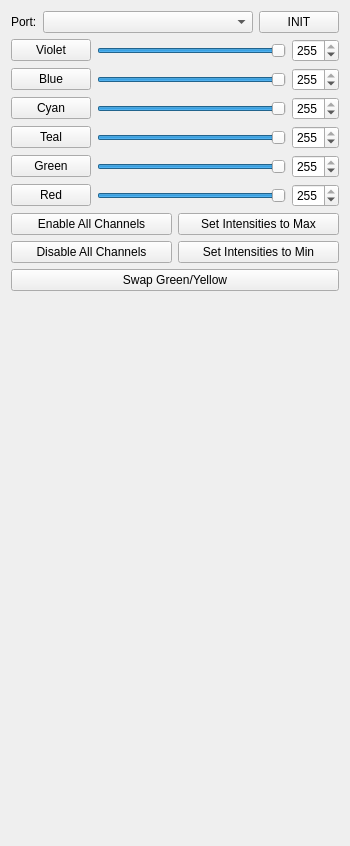
<?xml version="1.0" encoding="UTF-8"?>
<ui version="4.0">
 <class>lightEnginePanel</class>
 <widget class="QWidget" name="lightEnginePanel">
  <property name="geometry">
   <rect>
    <x>0</x>
    <y>0</y>
    <width>350</width>
    <height>846</height>
   </rect>
  </property>
  <property name="sizePolicy">
   <sizepolicy hsizetype="MinimumExpanding" vsizetype="MinimumExpanding">
    <horstretch>0</horstretch>
    <verstretch>0</verstretch>
   </sizepolicy>
  </property>
  <property name="minimumSize">
   <size>
    <width>350</width>
    <height>0</height>
   </size>
  </property>
  <property name="maximumSize">
   <size>
    <width>1024</width>
    <height>16777215</height>
   </size>
  </property>
  <property name="windowTitle">
   <string>Form</string>
  </property>
  <layout class="QVBoxLayout" name="verticalLayout_2">
   <item>
    <layout class="QHBoxLayout" name="horizontalLayout_7">
     <item>
      <widget class="QLabel" name="label">
       <property name="text">
        <string>Port:</string>
       </property>
      </widget>
     </item>
     <item>
      <widget class="QComboBox" name="portComboBox">
       <property name="sizePolicy">
        <sizepolicy hsizetype="MinimumExpanding" vsizetype="Fixed">
         <horstretch>0</horstretch>
         <verstretch>0</verstretch>
        </sizepolicy>
       </property>
      </widget>
     </item>
     <item>
      <widget class="QPushButton" name="initButton">
       <property name="sizePolicy">
        <sizepolicy hsizetype="Fixed" vsizetype="Fixed">
         <horstretch>80</horstretch>
         <verstretch>0</verstretch>
        </sizepolicy>
       </property>
       <property name="text">
        <string>INIT</string>
       </property>
       <property name="autoDefault">
        <bool>false</bool>
       </property>
       <property name="default">
        <bool>false</bool>
       </property>
       <property name="flat">
        <bool>false</bool>
       </property>
      </widget>
     </item>
    </layout>
   </item>
   <item>
    <layout class="QVBoxLayout" name="verticalLayout">
     <property name="sizeConstraint">
      <enum>QLayout::SetDefaultConstraint</enum>
     </property>
     <item>
      <layout class="QHBoxLayout" name="horizontalLayout">
       <item>
        <widget class="QPushButton" name="violetButton">
         <property name="enabled">
          <bool>true</bool>
         </property>
         <property name="sizePolicy">
          <sizepolicy hsizetype="Fixed" vsizetype="Fixed">
           <horstretch>80</horstretch>
           <verstretch>0</verstretch>
          </sizepolicy>
         </property>
         <property name="text">
          <string>Violet</string>
         </property>
         <property name="checkable">
          <bool>true</bool>
         </property>
         <property name="autoDefault">
          <bool>false</bool>
         </property>
         <property name="default">
          <bool>false</bool>
         </property>
         <property name="flat">
          <bool>false</bool>
         </property>
        </widget>
       </item>
       <item>
        <widget class="QSlider" name="violetSlider">
         <property name="enabled">
          <bool>true</bool>
         </property>
         <property name="maximum">
          <number>255</number>
         </property>
         <property name="value">
          <number>255</number>
         </property>
         <property name="orientation">
          <enum>Qt::Horizontal</enum>
         </property>
        </widget>
       </item>
       <item>
        <widget class="QDoubleSpinBox" name="violetSpinBox">
         <property name="enabled">
          <bool>true</bool>
         </property>
         <property name="decimals">
          <number>0</number>
         </property>
         <property name="maximum">
          <double>255.000000000000000</double>
         </property>
         <property name="singleStep">
          <double>10.000000000000000</double>
         </property>
         <property name="value">
          <double>255.000000000000000</double>
         </property>
        </widget>
       </item>
      </layout>
     </item>
     <item>
      <layout class="QHBoxLayout" name="horizontalLayout_2">
       <item>
        <widget class="QPushButton" name="blueButton">
         <property name="sizePolicy">
          <sizepolicy hsizetype="Fixed" vsizetype="Fixed">
           <horstretch>0</horstretch>
           <verstretch>0</verstretch>
          </sizepolicy>
         </property>
         <property name="minimumSize">
          <size>
           <width>80</width>
           <height>0</height>
          </size>
         </property>
         <property name="text">
          <string>Blue</string>
         </property>
         <property name="checkable">
          <bool>true</bool>
         </property>
         <property name="autoDefault">
          <bool>false</bool>
         </property>
         <property name="default">
          <bool>false</bool>
         </property>
         <property name="flat">
          <bool>false</bool>
         </property>
        </widget>
       </item>
       <item>
        <widget class="QSlider" name="blueSlider">
         <property name="enabled">
          <bool>true</bool>
         </property>
         <property name="maximum">
          <number>255</number>
         </property>
         <property name="value">
          <number>255</number>
         </property>
         <property name="orientation">
          <enum>Qt::Horizontal</enum>
         </property>
        </widget>
       </item>
       <item>
        <widget class="QDoubleSpinBox" name="blueSpinBox">
         <property name="enabled">
          <bool>true</bool>
         </property>
         <property name="decimals">
          <number>0</number>
         </property>
         <property name="maximum">
          <double>255.000000000000000</double>
         </property>
         <property name="singleStep">
          <double>10.000000000000000</double>
         </property>
         <property name="value">
          <double>255.000000000000000</double>
         </property>
        </widget>
       </item>
      </layout>
     </item>
     <item>
      <layout class="QHBoxLayout" name="horizontalLayout_3">
       <item>
        <widget class="QPushButton" name="cyanButton">
         <property name="sizePolicy">
          <sizepolicy hsizetype="Fixed" vsizetype="Fixed">
           <horstretch>0</horstretch>
           <verstretch>0</verstretch>
          </sizepolicy>
         </property>
         <property name="minimumSize">
          <size>
           <width>80</width>
           <height>0</height>
          </size>
         </property>
         <property name="text">
          <string>Cyan</string>
         </property>
         <property name="checkable">
          <bool>true</bool>
         </property>
         <property name="autoDefault">
          <bool>false</bool>
         </property>
         <property name="default">
          <bool>false</bool>
         </property>
         <property name="flat">
          <bool>false</bool>
         </property>
        </widget>
       </item>
       <item>
        <widget class="QSlider" name="cyanSlider">
         <property name="enabled">
          <bool>true</bool>
         </property>
         <property name="maximum">
          <number>255</number>
         </property>
         <property name="value">
          <number>255</number>
         </property>
         <property name="orientation">
          <enum>Qt::Horizontal</enum>
         </property>
        </widget>
       </item>
       <item>
        <widget class="QDoubleSpinBox" name="cyanSpinBox">
         <property name="enabled">
          <bool>true</bool>
         </property>
         <property name="decimals">
          <number>0</number>
         </property>
         <property name="maximum">
          <double>255.000000000000000</double>
         </property>
         <property name="singleStep">
          <double>10.000000000000000</double>
         </property>
         <property name="value">
          <double>255.000000000000000</double>
         </property>
        </widget>
       </item>
      </layout>
     </item>
     <item>
      <layout class="QHBoxLayout" name="horizontalLayout_4">
       <item>
        <widget class="QPushButton" name="tealButton">
         <property name="sizePolicy">
          <sizepolicy hsizetype="Fixed" vsizetype="Fixed">
           <horstretch>0</horstretch>
           <verstretch>0</verstretch>
          </sizepolicy>
         </property>
         <property name="minimumSize">
          <size>
           <width>80</width>
           <height>0</height>
          </size>
         </property>
         <property name="text">
          <string>Teal</string>
         </property>
         <property name="checkable">
          <bool>true</bool>
         </property>
         <property name="autoDefault">
          <bool>false</bool>
         </property>
         <property name="default">
          <bool>false</bool>
         </property>
         <property name="flat">
          <bool>false</bool>
         </property>
        </widget>
       </item>
       <item>
        <widget class="QSlider" name="tealSlider">
         <property name="enabled">
          <bool>true</bool>
         </property>
         <property name="maximum">
          <number>255</number>
         </property>
         <property name="value">
          <number>255</number>
         </property>
         <property name="orientation">
          <enum>Qt::Horizontal</enum>
         </property>
        </widget>
       </item>
       <item>
        <widget class="QDoubleSpinBox" name="tealSpinBox">
         <property name="enabled">
          <bool>true</bool>
         </property>
         <property name="decimals">
          <number>0</number>
         </property>
         <property name="maximum">
          <double>255.000000000000000</double>
         </property>
         <property name="singleStep">
          <double>10.000000000000000</double>
         </property>
         <property name="value">
          <double>255.000000000000000</double>
         </property>
        </widget>
       </item>
      </layout>
     </item>
     <item>
      <layout class="QHBoxLayout" name="horizontalLayout_5">
       <item>
        <widget class="QPushButton" name="greenButton">
         <property name="sizePolicy">
          <sizepolicy hsizetype="Fixed" vsizetype="Fixed">
           <horstretch>0</horstretch>
           <verstretch>0</verstretch>
          </sizepolicy>
         </property>
         <property name="minimumSize">
          <size>
           <width>80</width>
           <height>0</height>
          </size>
         </property>
         <property name="text">
          <string>Green</string>
         </property>
         <property name="checkable">
          <bool>true</bool>
         </property>
         <property name="autoDefault">
          <bool>false</bool>
         </property>
         <property name="default">
          <bool>false</bool>
         </property>
         <property name="flat">
          <bool>false</bool>
         </property>
        </widget>
       </item>
       <item>
        <widget class="QSlider" name="greenSlider">
         <property name="enabled">
          <bool>true</bool>
         </property>
         <property name="maximum">
          <number>255</number>
         </property>
         <property name="value">
          <number>255</number>
         </property>
         <property name="orientation">
          <enum>Qt::Horizontal</enum>
         </property>
        </widget>
       </item>
       <item>
        <widget class="QDoubleSpinBox" name="greenSpinBox">
         <property name="enabled">
          <bool>true</bool>
         </property>
         <property name="decimals">
          <number>0</number>
         </property>
         <property name="maximum">
          <double>255.000000000000000</double>
         </property>
         <property name="singleStep">
          <double>10.000000000000000</double>
         </property>
         <property name="value">
          <double>255.000000000000000</double>
         </property>
        </widget>
       </item>
      </layout>
     </item>
     <item>
      <layout class="QHBoxLayout" name="horizontalLayout_6">
       <item>
        <widget class="QPushButton" name="redButton">
         <property name="sizePolicy">
          <sizepolicy hsizetype="Fixed" vsizetype="Fixed">
           <horstretch>0</horstretch>
           <verstretch>0</verstretch>
          </sizepolicy>
         </property>
         <property name="minimumSize">
          <size>
           <width>80</width>
           <height>0</height>
          </size>
         </property>
         <property name="text">
          <string>Red</string>
         </property>
         <property name="checkable">
          <bool>true</bool>
         </property>
         <property name="autoDefault">
          <bool>false</bool>
         </property>
         <property name="default">
          <bool>false</bool>
         </property>
         <property name="flat">
          <bool>false</bool>
         </property>
        </widget>
       </item>
       <item>
        <widget class="QSlider" name="redSlider">
         <property name="enabled">
          <bool>true</bool>
         </property>
         <property name="maximum">
          <number>255</number>
         </property>
         <property name="value">
          <number>255</number>
         </property>
         <property name="orientation">
          <enum>Qt::Horizontal</enum>
         </property>
        </widget>
       </item>
       <item>
        <widget class="QDoubleSpinBox" name="redSpinBox">
         <property name="enabled">
          <bool>true</bool>
         </property>
         <property name="decimals">
          <number>0</number>
         </property>
         <property name="maximum">
          <double>255.000000000000000</double>
         </property>
         <property name="singleStep">
          <double>10.000000000000000</double>
         </property>
         <property name="value">
          <double>255.000000000000000</double>
         </property>
        </widget>
       </item>
      </layout>
     </item>
    </layout>
   </item>
   <item>
    <layout class="QGridLayout" name="gridLayout">
     <item row="0" column="1">
      <widget class="QPushButton" name="maxIntensitiesButton">
       <property name="text">
        <string>Set Intensities to Max</string>
       </property>
      </widget>
     </item>
     <item row="1" column="1">
      <widget class="QPushButton" name="minIntensitiesButton">
       <property name="text">
        <string>Set Intensities to Min</string>
       </property>
      </widget>
     </item>
     <item row="0" column="0">
      <widget class="QPushButton" name="enableChannelsButton">
       <property name="text">
        <string>Enable All Channels</string>
       </property>
      </widget>
     </item>
     <item row="1" column="0">
      <widget class="QPushButton" name="disableChannelsButton">
       <property name="text">
        <string>Disable All Channels</string>
       </property>
      </widget>
     </item>
    </layout>
   </item>
   <item>
    <widget class="QPushButton" name="greenYellowButton">
     <property name="text">
      <string>Swap Green/Yellow</string>
     </property>
     <property name="checkable">
      <bool>true</bool>
     </property>
    </widget>
   </item>
   <item>
    <spacer name="verticalSpacer">
     <property name="orientation">
      <enum>Qt::Vertical</enum>
     </property>
     <property name="sizeHint" stdset="0">
      <size>
       <width>20</width>
       <height>40</height>
      </size>
     </property>
    </spacer>
   </item>
  </layout>
 </widget>
 <resources/>
 <connections/>
</ui>
